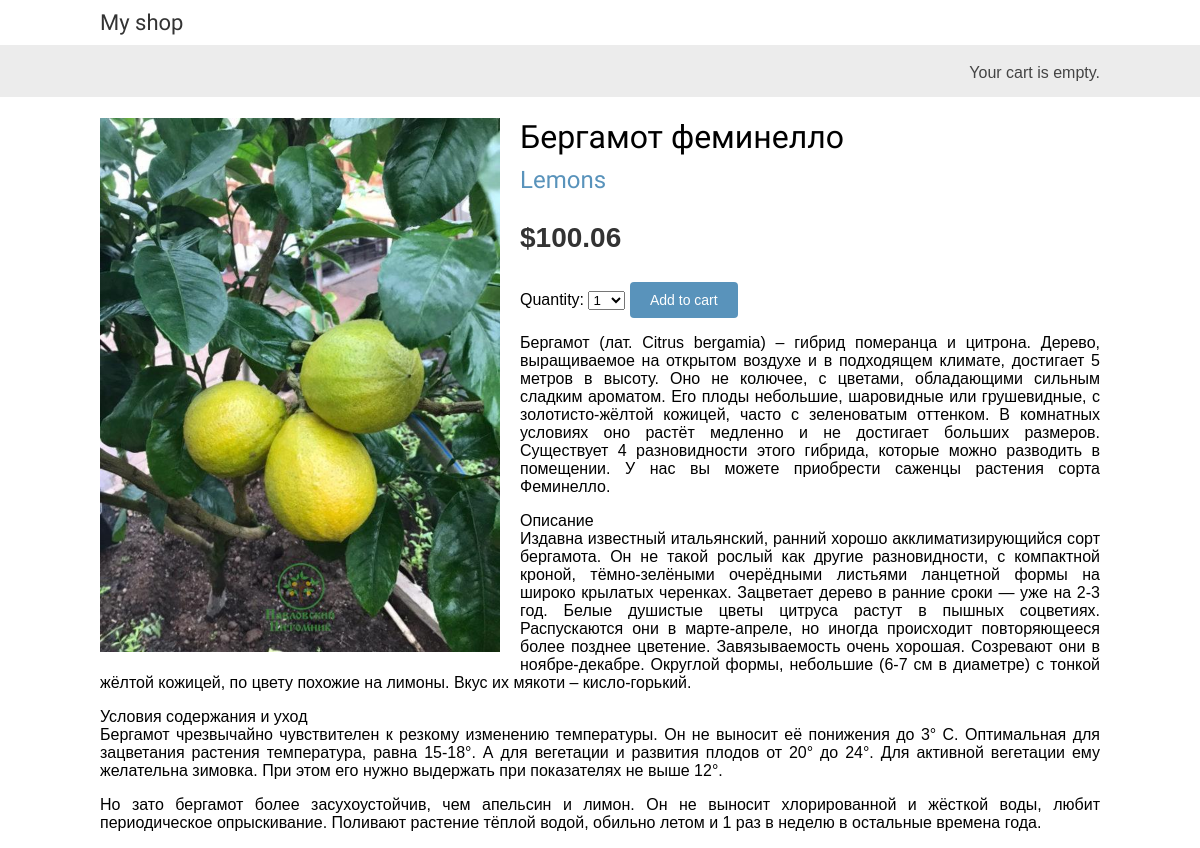
The page /1/bergamot-feminello/ on the database its author committed.
### shop/models.py (models this page shows, shortened)
class Product(models.Model):
    category = models.ForeignKey(Category,
                                 related_name='products',
                                 on_delete=models.CASCADE)
    name = models.CharField(max_length=200)
    slug = models.SlugField(max_length=200)
    image = models.ImageField(upload_to='products/%Y/%m/%d',
                              blank=True)
    description = models.TextField(blank=True)
    price = models.DecimalField(max_digits=10,
                                decimal_places=2)
    available = models.BooleanField(default=True)
    created = models.DateTimeField(auto_now_add=True)
    updated = models.DateTimeField(auto_now=True)
    class Meta:
        ordering = ['name']
        indexes = [
            models.Index(fields=['id', 'slug']),
            models.Index(fields=['name']),
            models.Index(fields=['-created']),
        ]

class Category(models.Model):
    name = models.CharField(max_length=200)
    slug = models.SlugField(max_length=200,
                            unique=True)
    class Meta:
        ordering = ['name']
        indexes = [
            models.Index(fields=['name']),
        ]
        verbose_name = 'category'
        verbose_name_plural = 'categories'
    def __str__(self):
        return self.name
    def get_absolute_url(self):
        return reverse('shop:product_list_by_category',
                       args=[self.slug])

### shop/views.py (the view)
# urls.py: path('<int:id>/<slug:slug>/', views.product_detail,
def product_detail(request, id, slug):
    product = get_object_or_404(Product,
                                id=id,
                                slug=slug,
                                available=True)
    cart_product_form = CartAddProductForm()
    return render(request,
                  'shop/product/detail.html',
                  {'product': product,
                   'cart_product_form': cart_product_form})

### cart/forms.py
class CartAddProductForm(forms.Form):
    quantity = forms.TypedChoiceField(choices=PRODUCT_QUANTITY_CHOICES,coerce=int)
    override = forms.BooleanField(required=False, initial=False, widget=forms.HiddenInput)

### cart/cart.py (called while the page is built)
    def __len__(self):
        return sum(item['quantity'] for item in self.cart.values())

### cart/context_processors.py (called while the page is built)
def cart(request):
    return {'cart': Cart(request)}

### shop/templates/shop/product/detail.html (shortened to what this page needs)
{% extends "shop/base.html" %}
{% load static %}
{% block content %}
  <div class="product-detail">
    <img src='{% if product.image %}{{ product.image.url }}{% else %}{% static "img/no_image.png" %}{% endif %}'>
    <h1>{{ product.name }}</h1>
    <h2>
      <a href="{{ product.category.get_absolute_url }}">
        {{ product.category }}
      </a>
    </h2>
    <p class="price">${{ product.price }}</p>
    <form action='{% url "cart:cart_add" product.id %}' method="post">
      {{ cart_product_form }}
      <input type="submit" value="Add to cart">
    </form>
    {{ product.description|linebreaks }}
  </div>
{% endblock %}

### shop/static/css/base.css (style rules this page uses)
body { margin:0; padding:0; font-family:helvetica, sans-serif; }
h1, h2, h3, h4, h5 , h6 { font-family: 'Ubuntu', sans-serif; font-weight:normal; }
a { text-decoration:none; color:#5993bb; }
a.button, input[type="submit"] { color:#fff; background:#5993bb; border-radius:4px; padding:10px 20px; font-size:14px; border:0; }
.product-detail { text-align:justify; }
.product-detail .price { color:#333; font-size:28px; font-weight:bold; }
.product-detail img { width:40%; float:left; padding:0 20px 20px 0; }
.product-detail h1 { margin-bottom:0; }
.product-detail h2 { margin-top:10px; }

### rows shown on the page
Product: image (picture), name "Бергамот феминелло", category "Lemons", price "100.06", description "Бергамот (лат. Citrus bergamia) – гибрид померанца и цитрона. Дерево, выращиваемое на открытом воздухе и в подходящем климате, достигает 5 метров в высоту. Оно не колючее, с цветами, обладающими сильным сладким ароматом. Его плоды небольшие, шаровидные или грушевидные, с золотисто-жёлтой кожицей, часто с зеленоватым оттенком. В комнатных условиях оно растёт медленно и не достигает больших размеров. Существует 4 разновидности этого гибрида, которые можно разводить в помещении. У нас вы можете приобрести саженцы растения сорта Феминелло. Описание Издавна известный итальянский, ранний хорошо акклиматизирующийся сорт бергамота. Он не такой рослый как другие разновидности, с компактной кроной,…"
